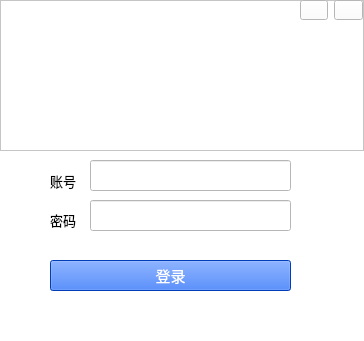
<?xml version="1.0" encoding="UTF-8"?>
<ui version="4.0">
 <class>Form</class>
 <widget class="QWidget" name="Form">
  <property name="geometry">
   <rect>
    <x>0</x>
    <y>0</y>
    <width>364</width>
    <height>341</height>
   </rect>
  </property>
  <property name="minimumSize">
   <size>
    <width>364</width>
    <height>340</height>
   </size>
  </property>
  <property name="maximumSize">
   <size>
    <width>364</width>
    <height>341</height>
   </size>
  </property>
  <property name="font">
   <font>
    <pointsize>10</pointsize>
   </font>
  </property>
  <property name="windowTitle">
   <string>QQ登录</string>
  </property>
  <property name="windowIcon">
   <iconset>
    <normaloff>image/QQicon.ico</normaloff>image/QQicon.ico</iconset>
  </property>
  <property name="styleSheet">
   <string notr="true">background-color: rgb(255, 255, 255);
</string>
  </property>
  <widget class="QLabel" name="label">
   <property name="geometry">
    <rect>
     <x>50</x>
     <y>170</y>
     <width>31</width>
     <height>21</height>
    </rect>
   </property>
   <property name="minimumSize">
    <size>
     <width>0</width>
     <height>0</height>
    </size>
   </property>
   <property name="maximumSize">
    <size>
     <width>54</width>
     <height>21</height>
    </size>
   </property>
   <property name="font">
    <font>
     <pointsize>10</pointsize>
    </font>
   </property>
   <property name="text">
    <string>账号：</string>
   </property>
  </widget>
  <widget class="QLineEdit" name="lineEdit">
   <property name="geometry">
    <rect>
     <x>90</x>
     <y>160</y>
     <width>201</width>
     <height>31</height>
    </rect>
   </property>
  </widget>
  <widget class="QLabel" name="label_2">
   <property name="geometry">
    <rect>
     <x>50</x>
     <y>210</y>
     <width>31</width>
     <height>20</height>
    </rect>
   </property>
   <property name="text">
    <string>密码：</string>
   </property>
  </widget>
  <widget class="QLineEdit" name="lineEdit_2">
   <property name="geometry">
    <rect>
     <x>90</x>
     <y>200</y>
     <width>201</width>
     <height>31</height>
    </rect>
   </property>
  </widget>
  <widget class="QPushButton" name="pushButton">
   <property name="geometry">
    <rect>
     <x>50</x>
     <y>260</y>
     <width>241</width>
     <height>31</height>
    </rect>
   </property>
   <property name="font">
    <font>
     <pointsize>11</pointsize>
    </font>
   </property>
   <property name="styleSheet">
    <string notr="true">color: rgb(255, 255, 255);
background-color: rgb(0, 85, 255);</string>
   </property>
   <property name="text">
    <string>登录</string>
   </property>
  </widget>
  <widget class="QFrame" name="frame">
   <property name="geometry">
    <rect>
     <x>0</x>
     <y>0</y>
     <width>364</width>
     <height>151</height>
    </rect>
   </property>
   <property name="styleSheet">
    <string notr="true">background-image: url(:/icon/loginicon.jpg);</string>
   </property>
   <property name="frameShape">
    <enum>QFrame::StyledPanel</enum>
   </property>
   <property name="frameShadow">
    <enum>QFrame::Raised</enum>
   </property>
   <widget class="QPushButton" name="pushButton_2">
    <property name="geometry">
     <rect>
      <x>334</x>
      <y>0</y>
      <width>28</width>
      <height>0</height>
     </rect>
    </property>
    <property name="text">
     <string/>
    </property>
   </widget>
   <widget class="QPushButton" name="pushButton_3">
    <property name="geometry">
     <rect>
      <x>334</x>
      <y>0</y>
      <width>29</width>
      <height>20</height>
     </rect>
    </property>
    <property name="styleSheet">
     <string notr="true">background-image: url(:/icon/logincolse.jpg);</string>
    </property>
    <property name="text">
     <string/>
    </property>
   </widget>
   <widget class="QPushButton" name="pushButton_4">
    <property name="geometry">
     <rect>
      <x>300</x>
      <y>0</y>
      <width>28</width>
      <height>20</height>
     </rect>
    </property>
    <property name="styleSheet">
     <string notr="true">background-image: url(:/icon/loginhide.jpg);
border-color: rgb(0, 85, 255);</string>
    </property>
    <property name="text">
     <string/>
    </property>
   </widget>
  </widget>
 </widget>
 <resources>
  <include location="../../py~exe/img/frist.qrc"/>
 </resources>
 <connections>
  <connection>
   <sender>pushButton_4</sender>
   <signal>clicked()</signal>
   <receiver>Form</receiver>
   <slot>showMinimized()</slot>
   <hints>
    <hint type="sourcelabel">
     <x>314</x>
     <y>9</y>
    </hint>
    <hint type="destinationlabel">
     <x>318</x>
     <y>199</y>
    </hint>
   </hints>
  </connection>
  <connection>
   <sender>pushButton_3</sender>
   <signal>clicked()</signal>
   <receiver>Form</receiver>
   <slot>close()</slot>
   <hints>
    <hint type="sourcelabel">
     <x>345</x>
     <y>15</y>
    </hint>
    <hint type="destinationlabel">
     <x>321</x>
     <y>250</y>
    </hint>
   </hints>
  </connection>
 </connections>
</ui>
